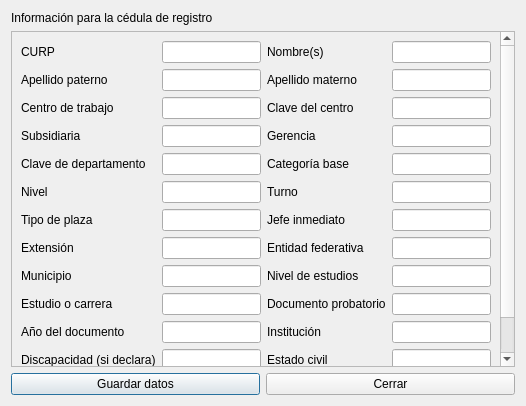
<?xml version='1.0' encoding='utf-8'?>
<ui version="4.0">
  <class>DialogoDetalle</class>
  <widget class="QDialog" name="DialogoDetalle">
    <property name="windowTitle">
      <string>Datos complementarios de trabajador</string>
    </property>
    <layout class="QVBoxLayout" name="layoutDetalle">
      <item>
        <widget class="QLabel" name="lblTituloDetalle">
          <property name="text">
            <string>Información para la cédula de registro</string>
          </property>
        </widget>
      </item>
      <item>
        <widget class="QScrollArea" name="scrollDetalle">
          <property name="widgetResizable">
            <bool>true</bool>
          </property>
          <widget class="QWidget" name="scrollAreaWidgetContents">
            <layout class="QGridLayout" name="gridDetalle">
              <item row="0" column="0">
                <widget class="QLabel" name="lbl_curp">
                  <property name="text">
                    <string>CURP</string>
                  </property>
                </widget>
              </item>
              <item row="0" column="1">
                <widget class="QLineEdit" name="det_curp" />
              </item>
              <item row="0" column="2">
                <widget class="QLabel" name="lbl_nombres">
                  <property name="text">
                    <string>Nombre(s)</string>
                  </property>
                </widget>
              </item>
              <item row="0" column="3">
                <widget class="QLineEdit" name="det_nombres" />
              </item>
              <item row="1" column="0">
                <widget class="QLabel" name="lbl_apellido_paterno">
                  <property name="text">
                    <string>Apellido paterno</string>
                  </property>
                </widget>
              </item>
              <item row="1" column="1">
                <widget class="QLineEdit" name="det_apellido_paterno" />
              </item>
              <item row="1" column="2">
                <widget class="QLabel" name="lbl_apellido_materno">
                  <property name="text">
                    <string>Apellido materno</string>
                  </property>
                </widget>
              </item>
              <item row="1" column="3">
                <widget class="QLineEdit" name="det_apellido_materno" />
              </item>
              <item row="2" column="0">
                <widget class="QLabel" name="lbl_centro_trabajo">
                  <property name="text">
                    <string>Centro de trabajo</string>
                  </property>
                </widget>
              </item>
              <item row="2" column="1">
                <widget class="QLineEdit" name="det_centro_trabajo" />
              </item>
              <item row="2" column="2">
                <widget class="QLabel" name="lbl_clave_centro_trabajo">
                  <property name="text">
                    <string>Clave del centro</string>
                  </property>
                </widget>
              </item>
              <item row="2" column="3">
                <widget class="QLineEdit" name="det_clave_centro_trabajo" />
              </item>
              <item row="3" column="0">
                <widget class="QLabel" name="lbl_subsidiaria">
                  <property name="text">
                    <string>Subsidiaria</string>
                  </property>
                </widget>
              </item>
              <item row="3" column="1">
                <widget class="QLineEdit" name="det_subsidiaria" />
              </item>
              <item row="3" column="2">
                <widget class="QLabel" name="lbl_gerencia">
                  <property name="text">
                    <string>Gerencia</string>
                  </property>
                </widget>
              </item>
              <item row="3" column="3">
                <widget class="QLineEdit" name="det_gerencia" />
              </item>
              <item row="4" column="0">
                <widget class="QLabel" name="lbl_clave_departamento">
                  <property name="text">
                    <string>Clave de departamento</string>
                  </property>
                </widget>
              </item>
              <item row="4" column="1">
                <widget class="QLineEdit" name="det_clave_departamento" />
              </item>
              <item row="4" column="2">
                <widget class="QLabel" name="lbl_categoria_base">
                  <property name="text">
                    <string>Categoría base</string>
                  </property>
                </widget>
              </item>
              <item row="4" column="3">
                <widget class="QLineEdit" name="det_categoria_base" />
              </item>
              <item row="5" column="0">
                <widget class="QLabel" name="lbl_nivel">
                  <property name="text">
                    <string>Nivel</string>
                  </property>
                </widget>
              </item>
              <item row="5" column="1">
                <widget class="QLineEdit" name="det_nivel" />
              </item>
              <item row="5" column="2">
                <widget class="QLabel" name="lbl_turno">
                  <property name="text">
                    <string>Turno</string>
                  </property>
                </widget>
              </item>
              <item row="5" column="3">
                <widget class="QLineEdit" name="det_turno" />
              </item>
              <item row="6" column="0">
                <widget class="QLabel" name="lbl_tipo_plaza">
                  <property name="text">
                    <string>Tipo de plaza</string>
                  </property>
                </widget>
              </item>
              <item row="6" column="1">
                <widget class="QLineEdit" name="det_tipo_plaza" />
              </item>
              <item row="6" column="2">
                <widget class="QLabel" name="lbl_jefe_inmediato">
                  <property name="text">
                    <string>Jefe inmediato</string>
                  </property>
                </widget>
              </item>
              <item row="6" column="3">
                <widget class="QLineEdit" name="det_jefe_inmediato" />
              </item>
              <item row="7" column="0">
                <widget class="QLabel" name="lbl_extension">
                  <property name="text">
                    <string>Extensión</string>
                  </property>
                </widget>
              </item>
              <item row="7" column="1">
                <widget class="QLineEdit" name="det_extension" />
              </item>
              <item row="7" column="2">
                <widget class="QLabel" name="lbl_entidad_federativa">
                  <property name="text">
                    <string>Entidad federativa</string>
                  </property>
                </widget>
              </item>
              <item row="7" column="3">
                <widget class="QLineEdit" name="det_entidad_federativa" />
              </item>
              <item row="8" column="0">
                <widget class="QLabel" name="lbl_municipio">
                  <property name="text">
                    <string>Municipio</string>
                  </property>
                </widget>
              </item>
              <item row="8" column="1">
                <widget class="QLineEdit" name="det_municipio" />
              </item>
              <item row="8" column="2">
                <widget class="QLabel" name="lbl_nivel_estudios">
                  <property name="text">
                    <string>Nivel de estudios</string>
                  </property>
                </widget>
              </item>
              <item row="8" column="3">
                <widget class="QLineEdit" name="det_nivel_estudios" />
              </item>
              <item row="9" column="0">
                <widget class="QLabel" name="lbl_carrera">
                  <property name="text">
                    <string>Estudio o carrera</string>
                  </property>
                </widget>
              </item>
              <item row="9" column="1">
                <widget class="QLineEdit" name="det_carrera" />
              </item>
              <item row="9" column="2">
                <widget class="QLabel" name="lbl_documento_probatorio">
                  <property name="text">
                    <string>Documento probatorio</string>
                  </property>
                </widget>
              </item>
              <item row="9" column="3">
                <widget class="QLineEdit" name="det_documento_probatorio" />
              </item>
              <item row="10" column="0">
                <widget class="QLabel" name="lbl_anio_documento">
                  <property name="text">
                    <string>Año del documento</string>
                  </property>
                </widget>
              </item>
              <item row="10" column="1">
                <widget class="QLineEdit" name="det_anio_documento" />
              </item>
              <item row="10" column="2">
                <widget class="QLabel" name="lbl_institucion_tipo">
                  <property name="text">
                    <string>Institución</string>
                  </property>
                </widget>
              </item>
              <item row="10" column="3">
                <widget class="QLineEdit" name="det_institucion_tipo" />
              </item>
              <item row="11" column="0">
                <widget class="QLabel" name="lbl_discapacidad">
                  <property name="text">
                    <string>Discapacidad (si declara)</string>
                  </property>
                </widget>
              </item>
              <item row="11" column="1">
                <widget class="QLineEdit" name="det_discapacidad" />
              </item>
              <item row="11" column="2">
                <widget class="QLabel" name="lbl_estado_civil">
                  <property name="text">
                    <string>Estado civil</string>
                  </property>
                </widget>
              </item>
              <item row="11" column="3">
                <widget class="QLineEdit" name="det_estado_civil" />
              </item>
              <item row="12" column="0">
                <widget class="QLabel" name="lbl_hijos_dependientes">
                  <property name="text">
                    <string>Hijos dependientes</string>
                  </property>
                </widget>
              </item>
              <item row="12" column="1">
                <widget class="QLineEdit" name="det_hijos_dependientes" />
              </item>
            </layout>
          </widget>
        </widget>
      </item>
      <item>
        <layout class="QHBoxLayout" name="accionesDetalle">
          <item>
            <widget class="QPushButton" name="btnDetalleGuardar">
              <property name="text">
                <string>Guardar datos</string>
              </property>
            </widget>
          </item>
          <item>
            <widget class="QPushButton" name="btnDetalleCerrar">
              <property name="text">
                <string>Cerrar</string>
              </property>
            </widget>
          </item>
        </layout>
      </item>
    </layout>
  </widget>
  <resources />
  <connections />
</ui>
